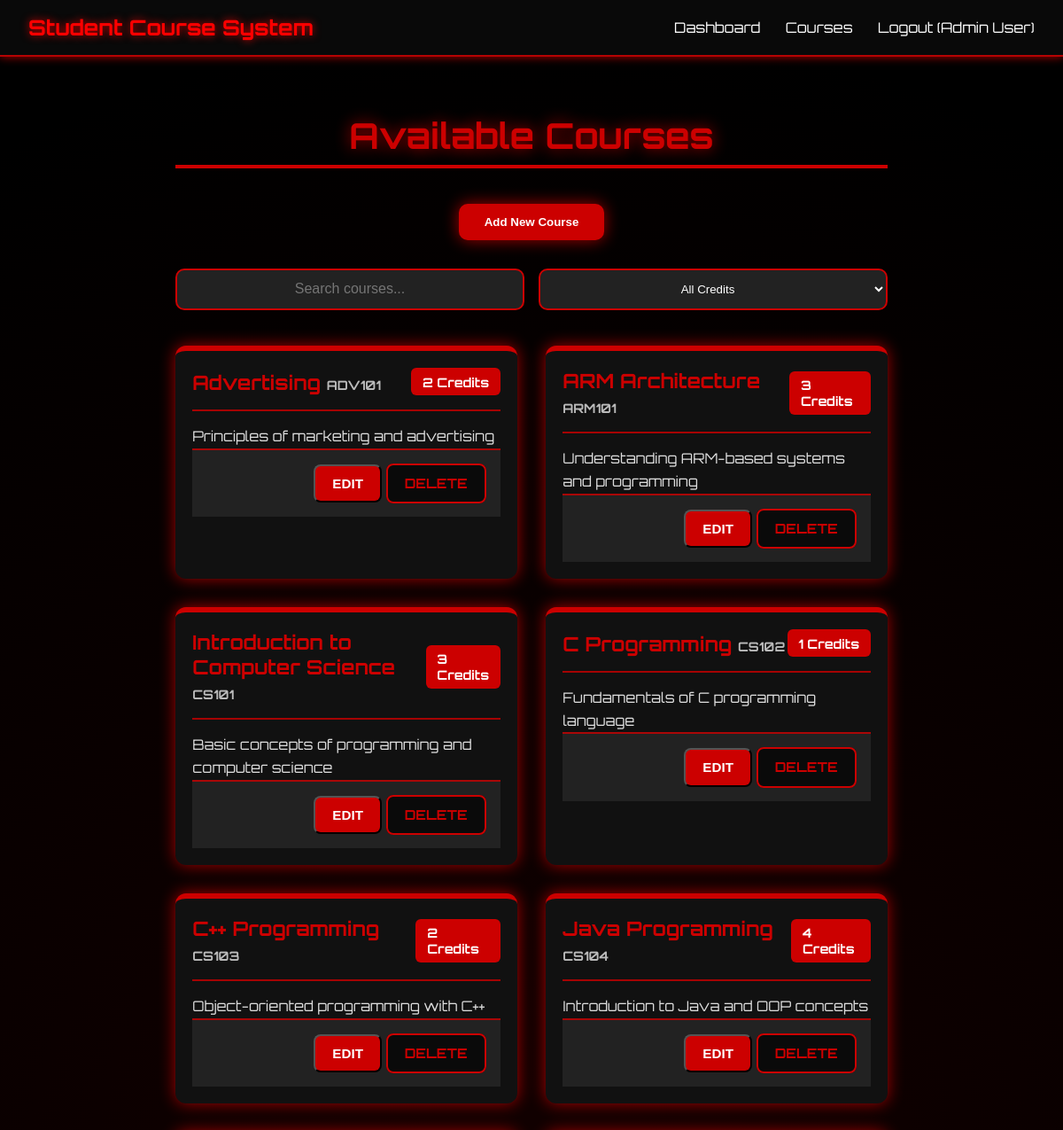
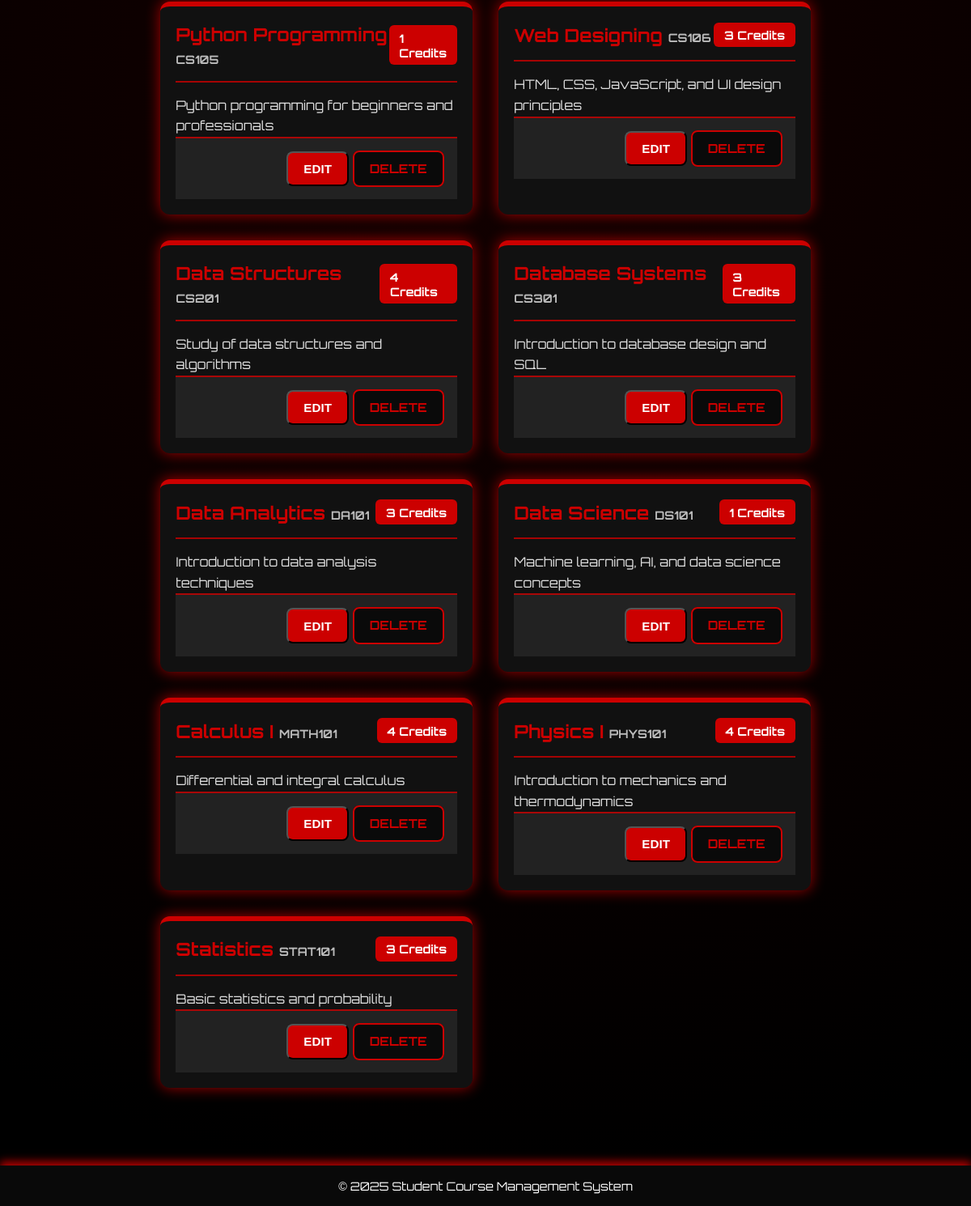
The page /courses (signed in) on the database its author committed (2 pictures, top to bottom).
### tables this page shows
CREATE TABLE courses (
        id INTEGER PRIMARY KEY AUTOINCREMENT,
        code TEXT NOT NULL UNIQUE,
        title TEXT NOT NULL,
        description TEXT,
        credits INTEGER DEFAULT 3,
        created_at TIMESTAMP DEFAULT CURRENT_TIMESTAMP
    );

### app.py (the view)
@app.route('/courses')
@login_required
def courses():
    course_model = Course()
    enrollment_model = Enrollment()
    all_courses = course_model.get_all_courses()
    print("DEBUG: Courses fetched from DB:", all_courses)
    enrolled_courses = enrollment_model.get_enrolled_course_ids(session['user_id'])
    return render_template('courses.html',
                          courses=all_courses,
                          enrolled_courses=enrolled_courses,
                          is_admin=(session.get('user_role') == 'admin'))

### app.py (called while the page is built)
def login_required(f):
    @wraps(f)
    def decorated_function(*args, **kwargs):
        if 'user_id' not in session:
            flash('Please login first', 'danger')
            return redirect(url_for('login'))
        return f(*args, **kwargs)
    return decorated_function

### models.py (called while the page is built)
    def connect(self):
        try:
            self.connection = sqlite3.connect(DB_FILE)
            self.connection.row_factory = sqlite3.Row
        except Error as e:
            print(f"Error connecting to SQLite database: {e}")

    def execute_query(self, query, params=None):
        try:
            if not self.connection:
                self.connect()
            cursor = self.connection.cursor()
            cursor.execute(query, params or ())
            self.connection.commit()
            return cursor
        except Error as e:
            print(f"Error executing query: {e}")
            return None

    def fetch_all(self, query, params=None):
        cursor = self.execute_query(query, params)
        results = []
        if cursor:
            try:
                results = [dict(row) for row in cursor.fetchall()]
            finally:
                cursor.close()
        return results

    def get_all_courses(self):
        query = "SELECT * FROM courses ORDER BY code"
        return self.fetch_all(query)

    def get_enrolled_course_ids(self, user_id):
        query = "SELECT course_id FROM enrollments WHERE user_id = ?"
        results = self.fetch_all(query, (user_id,))
        return [result['course_id'] for result in results]

### templates/courses.html (shortened to what this page needs)
{% extends "base.html" %}
{% block styles %}
<link rel="stylesheet" href="{{ url_for('static', filename='css/courses.css') }}">
{% endblock %}
{% block content %}
<div class="courses-container">
    <h1 class="page-title">Available Courses</h1>
    {% if is_admin %}
    <div class="admin-controls">
        <button id="add-course-btn" class="btn-primary">Add New Course</button>
    </div>
    {% endif %}
    <div class="course-filter">
        <input type="text" id="course-search" placeholder="Search courses...">
        <select id="credits-filter">
            <option value="">All Credits</option>
        </select>
    </div>
    <div class="course-list">
        {% if courses %}
            {% for course in courses %}
                <div class="course-item" data-credits="{{ course.credits }}">
                    <div class="course-header">
                        <h3>{{ course.title }} <span class="course-code">{{ course.code }}</span></h3>
                        <span class="course-credits">{{ course.credits }} Credits</span>
                    </div>
                    <p class="course-description">{{ course.description }}</p>
                    <div class="course-footer">
                        {% if is_admin %}
                            <div class="admin-actions">
                                <button class="btn-edit" data-course-id="{{ course.id }}"
                                        data-course-code="{{ course.code }}"
                                        data-course-title="{{ course.title }}"
                                        data-course-description="{{ course.description }}"
                                        data-course-credits="{{ course.credits }}">
                                    Edit
                                </button>
                                <a href="{{ url_for('delete_course', course_id=course.id) }}"
                                   class="btn-delete"
                                   onclick="return confirm('Are you sure you want to delete this course?')">
                                    Delete
                                </a>
                            </div>
                        {% else %}
                            {% if course.id in enrolled_courses %}
                                <a href="{{ url_for('unenroll', course_id=course.id) }}" class="btn-unenroll">Unenroll</a>
                            {% else %}
                                <a href="{{ url_for('enroll', course_id=course.id) }}" class="btn-enroll">Enroll</a>
                            {% endif %}
                        {% endif %}
                    </div>
                </div>
            {% endfor %}
        {% else %}
            <div class="empty-state">
                <p>No courses available.</p>
            </div>
        {% endif %}
    </div>
</div>
{% endblock %}

### static/css/base.css (style rules this page uses)
* { margin: 0; padding: 0; box-sizing: border-box; }
body { background: radial-gradient(circle at center, #110000 10%, #000 90%); color: white; font-family: 'Orbitron', sans-serif; }

### static/css/courses.css (style rules this page uses)
:root { --rich-red: #cc0000; --red-glow: rgba(204, 0, 0, 0.8); --dark-bg: #0a0a0a; --dark-card: #111; --text-light: #ffffff; --shadow-glow: 0px 0px 18px var(--red-glow); --transition: 0.3s ease-in-out; }
.courses-container { max-width: 1200px; margin: 0 auto; padding: 2rem 1rem; }
.courses-container h1 { color: var(--rich-red); margin-bottom: 2.5rem; padding-bottom: 0.5rem; border-bottom: 4px solid var(--rich-red); text-shadow: var(--shadow-glow); font-size: 2.5rem; text-align: center; }
.admin-controls { text-align: center; margin-bottom: 2rem; }
#add-course-btn { background-color: var(--rich-red); color: var(--text-light); font-weight: 700; padding: 0.8rem 1.8rem; border: none; border-radius: 10px; cursor: pointer; box-shadow: var(--shadow-glow); transition: var(--transition); }
input[type="text"], input[type="number"], textarea { width: 100%; padding: 0.8rem; background: #222; color: var(--text-light); border: 2px solid var(--rich-red); border-radius: 8px; font-size: 1rem; transition: var(--transition); }
.course-filter { display: flex; gap: 1rem; justify-content: center; margin-bottom: 2.5rem; }
#course-search, #credits-filter { flex: 1; background: #222; color: var(--text-light); border: 2px solid var(--rich-red); padding: 0.8rem; border-radius: 10px; text-align: center; }
.course-list { display: grid; grid-template-columns: repeat(auto-fill, minmax(320px, 1fr)); gap: 2rem; }
.course-item { background: var(--dark-card); border-radius: 12px; box-shadow: var(--shadow-glow); overflow: hidden; transition: var(--transition); padding: 1.2rem; border-top: 6px solid var(--rich-red); }
.course-header { padding-bottom: 1rem; display: flex; justify-content: space-between; align-items: center; color: var(--text-light); border-bottom: 2px solid var(--red-glow); }
.course-header h3 { margin: 0; font-size: 1.4rem; font-weight: bold; color: var(--rich-red); }
.course-code { font-size: 0.9rem; color: #bbb; }
.course-credits { background: var(--rich-red); color: var(--text-light); padding: 0.4rem 0.8rem; border-radius: 6px; font-size: 0.9rem; font-weight: bold; }
.course-description { padding-top: 1rem; color: #ddd; line-height: 1.6; }
.course-footer { padding: 1rem; background: #222; display: flex; justify-content: flex-end; border-top: 2px solid var(--red-glow); }
.btn-enroll, .btn-unenroll, .btn-edit, .btn-delete { padding: 0.7rem 1.2rem; border-radius: 8px; font-weight: 700; text-decoration: none; transition: var(--transition); font-size: 0.95rem; text-transform: uppercase; }
.btn-edit { background: var(--rich-red); color: var(--text-light); }
.btn-delete { background: var(--dark-bg); color: var(--rich-red); border: 2px solid var(--rich-red); }

### rows shown on the page
courses: title "Advertising", code "ADV101", credits "2", description "Principles of marketing and advertising"
courses: title "ARM Architecture", code "ARM101", credits "3", description "Understanding ARM-based systems and programming"
courses: title "Introduction to Computer Science", code "CS101", credits "3", description "Basic concepts of programming and computer science"
courses: title "C Programming", code "CS102", credits "1", description "Fundamentals of C programming language"
courses: title "C++ Programming", code "CS103", credits "2", description "Object-oriented programming with C++"
courses: title "Java Programming", code "CS104", credits "4", description "Introduction to Java and OOP concepts"
courses: title "Python Programming", code "CS105", credits "1", description "Python programming for beginners and professionals"
courses: title "Web Designing", code "CS106", credits "3", description "HTML, CSS, JavaScript, and UI design principles"
courses: title "Data Structures", code "CS201", credits "4", description "Study of data structures and algorithms"
courses: title "Database Systems", code "CS301", credits "3", description "Introduction to database design and SQL"
courses: title "Data Analytics", code "DA101", credits "3", description "Introduction to data analysis techniques"
courses: title "Data Science", code "DS101", credits "1", description "Machine learning, AI, and data science concepts"
courses: title "Calculus I", code "MATH101", credits "4", description "Differential and integral calculus"
courses: title "Physics I", code "PHYS101", credits "4", description "Introduction to mechanics and thermodynamics"
courses: title "Statistics", code "STAT101", credits "3", description "Basic statistics and probability"

### other values the page prints
{{ session.user_name }} "Admin User"
